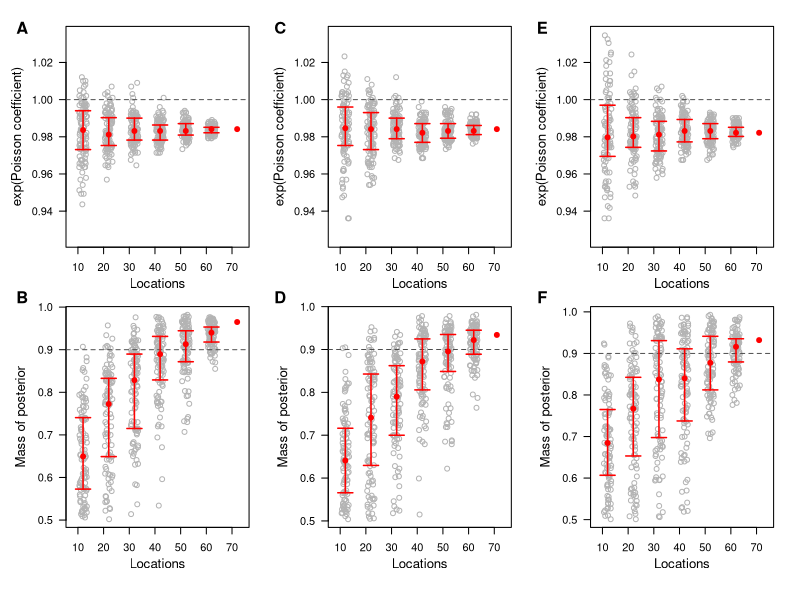

The R source for this figure:



###########################################
## supp fig s2
###########################################



quartz(width=8,height=5)

par(mfcol=c(2,3))
par(mar=c(2.5,4,2,2))
par(oma=c(3,1,0,0))





all2 <- read.csv("resampled.csv")[,-1]
head(all2)
all2$median <- exp(all2$median)
all3 <- all2
head(all3)
all3 <- all3[all3$reps != 2,]
dim(all3)


## point estimate

new1 <- aggregate(all3$median ~ all3$reps,FUN="median")
new1
func1 <- function(x,q){
	quantile(x,probs=q)
}
new2 <- aggregate(all3$median ~ all3$reps,FUN=function(z) func1(z,0.25))
new2
new3 <- aggregate(all3$median ~ all3$reps,FUN=function(z) func1(z,0.75))
new3
new4 <- data.frame(new1[,1],new1[,2],new2[,2],new3[,2])
colnames(new4) <- c("reps","point","low","up")
new4

plot(all3$median[-601] ~ jitter(all3$reps[-601],0.75),col="gray70",xlab="Locations sampled",ylab="",xlim=c(8,74),ylim=c(0.925,1.035),las=2,xaxt="n")
axis(1)
abline(h=1,lty=2,col="gray30")
points(new4$reps,new4$point,pch=19,col="red")
arrows(new4$reps,new4$up,new4$reps,new4$low,length=0.075,angle=90,code=3,col="red",lwd=1.5)

mtext("Locations",1,line=2.3,cex=0.8)
mtext("exp(Poisson coefficient)",2,line=3.2,cex=0.8)

#lines(smooth.spline(new4$reps,new4$point,df=3),col="red")





## prob
head(all3)

new1 <- aggregate(all3$prob ~ all3$reps,FUN="median")
new1
func1 <- function(x,q){
	quantile(x,probs=q)
}
new2 <- aggregate(all3$prob ~ all3$reps,FUN=function(z) func1(z,0.25))
new2
new3 <- aggregate(all3$prob ~ all3$reps,FUN=function(z) func1(z,0.75))
new3
new4 <- data.frame(new1[,1],new1[,2],new2[,2],new3[,2])
colnames(new4) <- c("reps","point","low","up")
new4

plot(all3$prob[-601] ~ jitter(all3$reps[-601],0.75),col="gray70",xlab="Locations sampled",ylab="",xlim=c(8,74),las=2,xaxt="n")
axis(1)
#abline(h=new4[8,2],lty=2,col="gray30")
abline(h=0.9,lty=2,col="gray30")
points(new4$reps,new4$point,pch=19,col="red")
arrows(new4$reps,new4$up,new4$reps,new4$low,length=0.075,angle=90,code=3,col="red",lwd=1.5)
#lines(smooth.spline(new4$reps,new4$point,df=3),col="red")

mtext("Locations",1,line=2.3,cex=0.8)
mtext("Mass of posterior",2,line=2.9,cex=0.8)








#########################################################################################





all2 <- read.csv("resampled_Common.csv")[,-1]
head(all2)
all2$median <- exp(all2$median)
all3 <- all2
head(all3)
all3 <- all3[all3$reps != 2,]
dim(all3)


## point estimate

new1 <- aggregate(all3$median ~ all3$reps,FUN="median")
new1
func1 <- function(x,q){
	quantile(x,probs=q)
}
new2 <- aggregate(all3$median ~ all3$reps,FUN=function(z) func1(z,0.25))
new2
new3 <- aggregate(all3$median ~ all3$reps,FUN=function(z) func1(z,0.75))
new3
new4 <- data.frame(new1[,1],new1[,2],new2[,2],new3[,2])
colnames(new4) <- c("reps","point","low","up")
new4

plot(all3$median[-601] ~ jitter(all3$reps[-601],0.75),col="gray70",xlab="Locations sampled",ylab="",xlim=c(8,74),ylim=c(0.925,1.035),las=2,xaxt="n")
axis(1)
abline(h=1,lty=2,col="gray30")
points(new4$reps,new4$point,pch=19,col="red")
arrows(new4$reps,new4$up,new4$reps,new4$low,length=0.075,angle=90,code=3,col="red",lwd=1.5)

mtext("Locations",1,line=2.3,cex=0.8)
mtext("exp(Poisson coefficient)",2,line=3.2,cex=0.8)

#lines(smooth.spline(new4$reps,new4$point,df=3),col="red")





## prob
head(all3)

new1 <- aggregate(all3$prob ~ all3$reps,FUN="median")
new1
func1 <- function(x,q){
	quantile(x,probs=q)
}
new2 <- aggregate(all3$prob ~ all3$reps,FUN=function(z) func1(z,0.25))
new2
new3 <- aggregate(all3$prob ~ all3$reps,FUN=function(z) func1(z,0.75))
new3
new4 <- data.frame(new1[,1],new1[,2],new2[,2],new3[,2])
colnames(new4) <- c("reps","point","low","up")
new4

plot(all3$prob[-601] ~ jitter(all3$reps[-601],0.75),col="gray70",xlab="Locations sampled",ylab="",xlim=c(8,74),las=2,xaxt="n")
axis(1)
#abline(h=new4[8,2],lty=2,col="gray30")
abline(h=0.9,lty=2,col="gray30")
points(new4$reps,new4$point,pch=19,col="red")
arrows(new4$reps,new4$up,new4$reps,new4$low,length=0.075,angle=90,code=3,col="red",lwd=1.5)
#lines(smooth.spline(new4$reps,new4$point,df=3),col="red")

mtext("Locations",1,line=2.3,cex=0.8)
mtext("Mass of posterior",2,line=2.9,cex=0.8)









#########################################################################################

head(all)
all2 <- read.csv("resampled_other.csv")[,-1]
head(all2)
all2$median <- exp(all2$median)
all3 <- all2
head(all3)
all3 <- all3[all3$reps != 2,]
dim(all3)


## point estimate

new1 <- aggregate(all3$median ~ all3$reps,FUN="median")
new1
func1 <- function(x,q){
	quantile(x,probs=q)
}
new2 <- aggregate(all3$median ~ all3$reps,FUN=function(z) func1(z,0.25))
new2
new3 <- aggregate(all3$median ~ all3$reps,FUN=function(z) func1(z,0.75))
new3
new4 <- data.frame(new1[,1],new1[,2],new2[,2],new3[,2])
colnames(new4) <- c("reps","point","low","up")
new4

plot(all3$median[-601] ~ jitter(all3$reps[-601],0.75),col="gray70",xlab="Locations sampled",ylab="",xlim=c(8,74),ylim=c(0.925,1.035),las=2,xaxt="n")
axis(1)
abline(h=1,lty=2,col="gray30")
points(new4$reps,new4$point,pch=19,col="red")
arrows(new4$reps,new4$up,new4$reps,new4$low,length=0.075,angle=90,code=3,col="red",lwd=1.5)

mtext("Locations",1,line=2.3,cex=0.8)
mtext("exp(Poisson coefficient)",2,line=3.2,cex=0.8)

#lines(smooth.spline(new4$reps,new4$point,df=3),col="red")





## prob
head(all3)

new1 <- aggregate(all3$prob ~ all3$reps,FUN="median")
new1
func1 <- function(x,q){
	quantile(x,probs=q)
}
new2 <- aggregate(all3$prob ~ all3$reps,FUN=function(z) func1(z,0.25))
new2
new3 <- aggregate(all3$prob ~ all3$reps,FUN=function(z) func1(z,0.75))
new3
new4 <- data.frame(new1[,1],new1[,2],new2[,2],new3[,2])
colnames(new4) <- c("reps","point","low","up")
new4

plot(all3$prob[-601] ~ jitter(all3$reps[-601],0.75),col="gray70",xlab="Locations sampled",ylab="",xlim=c(8,74),las=2,xaxt="n")
axis(1)
#abline(h=new4[8,2],lty=2,col="gray30")
abline(h=0.9,lty=2,col="gray30")
points(new4$reps,new4$point,pch=19,col="red")
arrows(new4$reps,new4$up,new4$reps,new4$low,length=0.075,angle=90,code=3,col="red",lwd=1.5)
#lines(smooth.spline(new4$reps,new4$point,df=3),col="red")

mtext("Locations",1,line=2.3,cex=0.8)
mtext("Mass of posterior",2,line=2.9,cex=0.8)









###########################

v <- c(0,1,0,1) #x1,x2,y1,y2 
par(fig=v,new=T,mar=c(0,0,0,0),oma=c(0,0,0,0))
plot(1:100,1:100, xaxt = 'n', yaxt = 'n', bty = 'n', pch = '', ylab = '', xlab = '')


text(0,99,"A",cex=1.5,font=2)
text(0,51,"B",cex=1.5,font=2)

text(34.5,99,"C",cex=1.5,font=2)
text(34.5,51,"D",cex=1.5,font=2)

text(69.5,99,"E",cex=1.5,font=2)
text(69.5,51,"F",cex=1.5,font=2)
